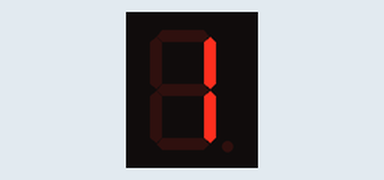
A sketch run on a simulated Arduino Uno, built with avr-gcc and run on an emulated ATmega328P. On the bench: 1-digit seven-segment display. Wiring (inferred from the names in the program): decade counter: clock pin 6; reset pin 7; 1-digit 7-segment display, segments lit when HIGH: segments Q0, Q1, Q2, Q3, Q4, Q5, Q6. The segment pins are drawn as the display they are named for.

Above: at 0.1 s.
At 2.1 s:
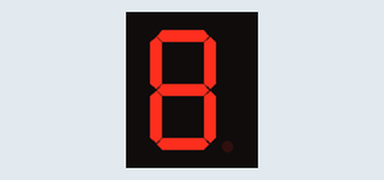
At 4.1 s:
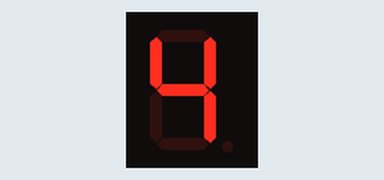
At 6.1 s:
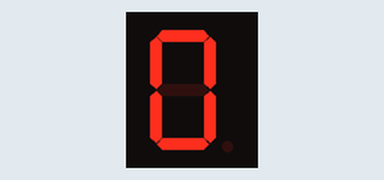

The sketch:

BCD_4026_7SegZahlenTest.ino
```cpp
/* Counter Test:  Ausgabe einer Zahl durch "Reset" und "clocken" von 4026 Zaehler */

#define counterResetPin  7             // Counter 4026 Reset-Pin #15
#define counterClockPin  6             // Counter 4026 Clock-Pin #1
#define microSek 2                     // Pulsdauer für BCD 4026 Zaehler
#define anzDelay 2000                  // Anzeige Dauer in MilliSek

void setup()
{
  pinMode(counterResetPin, OUTPUT);    // Pin als Ausgang
  pinMode(counterClockPin, OUTPUT);    // Pin als Ausgang
} // fct setup

void showZahl(int value)               //  zeigt Parameter "value" mit 7Seg-Ziffern an
{
  resetCounter();                      // Anzeige erst mal löschen
  for(int i = 0; i < value; i++)       // "value" mal einen Clock Puls ausgeben
  {
    digitalWrite(counterClockPin, HIGH);  // Clock-Pin auf HIGH setzen
    delayMicroseconds(microSek);          // warten bis HIGH-Pegel stabil ist
    digitalWrite(counterClockPin, LOW);   // Clock-Pin auf LOW setzen
    delayMicroseconds(microSek);          // warten bis LOW-Pegel stabil ist
  }  // for
}  // fct

void resetCounter()           // setzt Zaehlerbaustein auf "0" (Reset)
{
  digitalWrite(counterResetPin, HIGH);   // Reset-Pin auf HIGH setzen
  delayMicroseconds(microSek);           // warten bis HIGH-Pegel stabil ist
  digitalWrite(counterResetPin, LOW);    // Reset-Pin auf LOW setzen
  delayMicroseconds(microSek);           // warten bis LOW-Pegel stabil ist
}  // fct

void loop()
{
  showZahl(11);                          // mit Fkt "showZahl"  "11" anzeigen
  delay(anzDelay);                       // "x" milli-sec warten
  showZahl(88);                          // mit Fkt "showZahl"  "88" anzeigen
  delay(anzDelay);                       // "x" milli-sec warten
  showZahl(34);
  delay(anzDelay);
  resetCounter();                        // Zaehler auf "0"
  delay(anzDelay);                       // "x" milli-sec warten
}  // loop
```

Measured:
- by itself, everything shown: repeats every 8.0 s, in 4 steps
- what the display in image 1 shows lasts 2.0 s, from 2.0 s to 4.0 s
